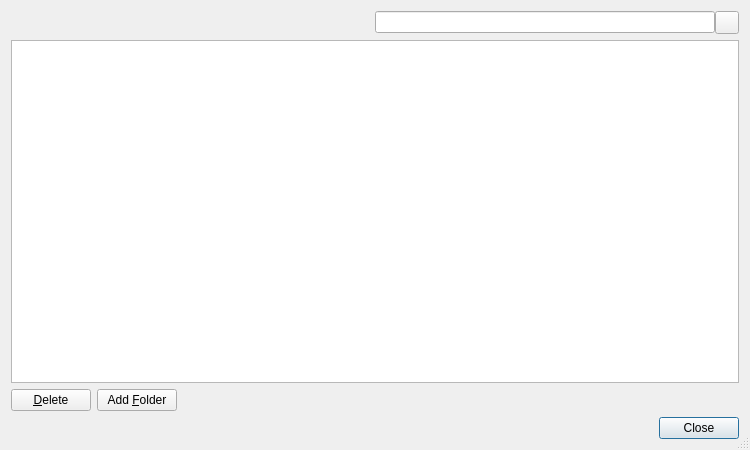
<?xml version="1.0" encoding="UTF-8"?>
<ui version="4.0">
 <class>BookmarksDialog</class>
 <widget class="QDialog" name="BookmarksDialog">
  <property name="geometry">
   <rect>
    <x>0</x>
    <y>0</y>
    <width>750</width>
    <height>450</height>
   </rect>
  </property>
  <property name="windowTitle">
   <string>Manage Bookmarks</string>
  </property>
  <property name="sizeGripEnabled">
   <bool>true</bool>
  </property>
  <layout class="QVBoxLayout" name="verticalLayout">
   <item>
    <layout class="QHBoxLayout" name="horizontalLayout_2">
     <item>
      <spacer name="horizontalSpacer">
       <property name="orientation">
        <enum>Qt::Horizontal</enum>
       </property>
       <property name="sizeHint" stdset="0">
        <size>
         <width>40</width>
         <height>20</height>
        </size>
       </property>
      </spacer>
     </item>
     <item>
      <layout class="QHBoxLayout" name="horizontalLayout">
       <property name="spacing">
        <number>0</number>
       </property>
       <item>
        <widget class="QLineEdit" name="searchEdit">
         <property name="toolTip">
          <string>Enter search term for bookmarks</string>
         </property>
        </widget>
       </item>
       <item>
        <widget class="QToolButton" name="clearButton">
         <property name="toolTip">
          <string>Press to clear the search edit</string>
         </property>
         <property name="text">
          <string/>
         </property>
        </widget>
       </item>
      </layout>
     </item>
    </layout>
   </item>
   <item>
    <widget class="E4TreeView" name="bookmarksTree">
     <property name="dragDropMode">
      <enum>QAbstractItemView::InternalMove</enum>
     </property>
     <property name="alternatingRowColors">
      <bool>true</bool>
     </property>
     <property name="selectionMode">
      <enum>QAbstractItemView::ExtendedSelection</enum>
     </property>
     <property name="textElideMode">
      <enum>Qt::ElideMiddle</enum>
     </property>
     <property name="uniformRowHeights">
      <bool>true</bool>
     </property>
    </widget>
   </item>
   <item>
    <layout class="QHBoxLayout" name="horizontalLayout_3">
     <item>
      <widget class="QPushButton" name="removeButton">
       <property name="toolTip">
        <string>Press to delete the selected entries</string>
       </property>
       <property name="text">
        <string>&amp;Delete</string>
       </property>
       <property name="autoDefault">
        <bool>false</bool>
       </property>
      </widget>
     </item>
     <item>
      <widget class="QPushButton" name="addFolderButton">
       <property name="toolTip">
        <string>Press to add a new bookmarks folder</string>
       </property>
       <property name="text">
        <string>Add &amp;Folder</string>
       </property>
       <property name="autoDefault">
        <bool>false</bool>
       </property>
      </widget>
     </item>
     <item>
      <spacer name="spacer">
       <property name="orientation">
        <enum>Qt::Horizontal</enum>
       </property>
       <property name="sizeHint" stdset="0">
        <size>
         <width>40</width>
         <height>20</height>
        </size>
       </property>
      </spacer>
     </item>
    </layout>
   </item>
   <item>
    <widget class="QDialogButtonBox" name="buttonBox">
     <property name="orientation">
      <enum>Qt::Horizontal</enum>
     </property>
     <property name="standardButtons">
      <set>QDialogButtonBox::Close</set>
     </property>
    </widget>
   </item>
  </layout>
 </widget>
 <customwidgets>
  <customwidget>
   <class>E4TreeView</class>
   <extends>QTreeView</extends>
   <header>E4Gui/E4TreeView</header>
  </customwidget>
 </customwidgets>
 <tabstops>
  <tabstop>searchEdit</tabstop>
  <tabstop>clearButton</tabstop>
  <tabstop>bookmarksTree</tabstop>
  <tabstop>removeButton</tabstop>
  <tabstop>addFolderButton</tabstop>
  <tabstop>buttonBox</tabstop>
 </tabstops>
 <resources/>
 <connections>
  <connection>
   <sender>buttonBox</sender>
   <signal>accepted()</signal>
   <receiver>BookmarksDialog</receiver>
   <slot>accept()</slot>
   <hints>
    <hint type="sourcelabel">
     <x>252</x>
     <y>445</y>
    </hint>
    <hint type="destinationlabel">
     <x>157</x>
     <y>274</y>
    </hint>
   </hints>
  </connection>
  <connection>
   <sender>buttonBox</sender>
   <signal>rejected()</signal>
   <receiver>BookmarksDialog</receiver>
   <slot>reject()</slot>
   <hints>
    <hint type="sourcelabel">
     <x>320</x>
     <y>445</y>
    </hint>
    <hint type="destinationlabel">
     <x>286</x>
     <y>274</y>
    </hint>
   </hints>
  </connection>
  <connection>
   <sender>clearButton</sender>
   <signal>clicked()</signal>
   <receiver>searchEdit</receiver>
   <slot>clear()</slot>
   <hints>
    <hint type="sourcelabel">
     <x>728</x>
     <y>21</y>
    </hint>
    <hint type="destinationlabel">
     <x>706</x>
     <y>20</y>
    </hint>
   </hints>
  </connection>
 </connections>
</ui>
